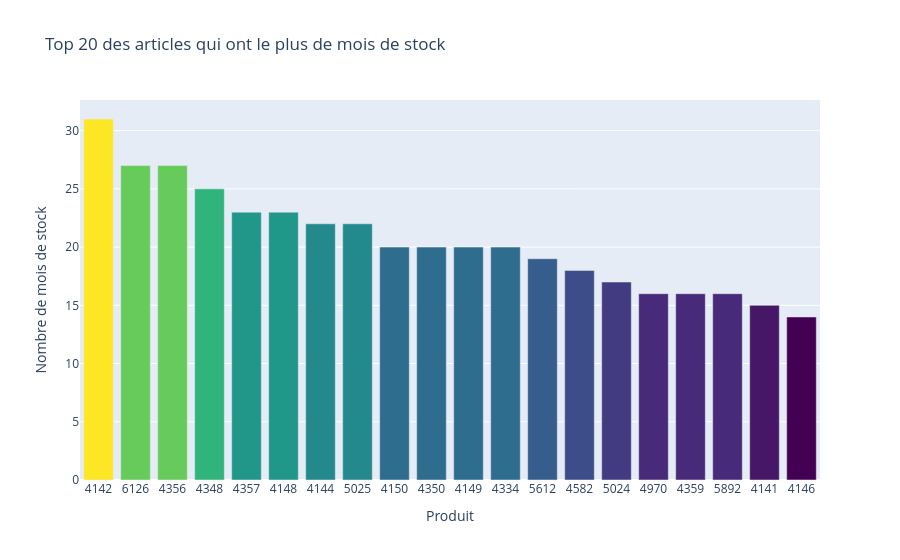

Notebook source saved alongside this figure:
### Markdown cell above
<div style="border: 1px solid RGB(51,165,182);" >
<h3 style="margin: auto; padding: 20px; color: RGB(51,165,182); ">Etape 5.3 - Analyse des stocks</h3>
</div>

### Code cell
######################################
# Calcule le nombre de mois de stock #
######################################

#Création de la colonne Rotation de stock
df_final["Prévision_stock"] = (
    df_final["stock_quantity"] / df_final["total_sales"]
).replace([np.inf, -np.inf], np.nan).fillna(0).apply(np.floor).astype(int)

#Effectuer le tri dans l'ordre décroissant du nombre de mois de stock dans le dataset df_merge
df_final = df_final.sort_values(by='Prévision_stock', ascending=False)

#Graphique en barre du top 20 des produits qui ont le plus de mois de stock
top_20_prevision = df_final[['product_type','post_title','product_id', 'Prévision_stock']].head(20)
fig = px.bar(top_20_prevision, 
             x='product_id', 
             y='Prévision_stock', 
             title='Top 20 des articles qui ont le plus de mois de stock',
             labels={'product_id': 'ID Produit', 'Prévision_stock': 'Nombre de mois de stock'},
             color='Prévision_stock', 
             color_continuous_scale='Viridis',
             hover_data=['post_title'])

fig.update_traces(
    hovertemplate="<b>ID Produit</b>: %{x}<br>" +
                  "<b>Nom de l'article</b>: %{customdata[0]}<extra></extra><br>" +
                  "<b>Nombre de mois de stock</b>: %{y:.f}<br>",
    customdata=top_20_CA[['post_title']])
    
# Afficher le graphique
fig.update_layout(
    xaxis_title='Produit',
    yaxis_title='Nombre de mois de stock',
    height=600,
    coloraxis_showscale=False
)

fig.show()

### Figure 1 — Plotly figure (JSON) as saved in the notebook; plotly's stock layout.template omitted (floating-point values rounded to 4 significant figures)
{"data": [{"alignmentgroup": "True", "customdata": [["Champagne Egly-Ouriet Grand Cru Millésimé 2008"], ["Coteaux Champenois Egly-Ouriet Ambonnay Rouge 2016"], ["Champagne Egly-Ouriet Grand Cru Brut Rosé"], ["Agnès Levet Côte Rôtie Améthyste 2017"], ["Domaine des Comtes Lafon Volnay 1er Cru Santenots du Milieu 2015"], ["Champagne Agrapart &amp; Fils Minéral Extra Brut Blanc de Blancs Grand Cru 2012"], ["Domaine des Comtes Lafon Volnay 1er Cru Santenots du Milieu 2013"], ["Camille Giroud Clos de Vougeot 2016"], ["Champagne Gosset Célébris Vintage 2007"], ["Champagne Agrapart &amp; Fils L'Avizoise Extra Brut Blanc de Blancs Grand Cru 2012"], ["David Duband Chambolle-Musigny 1er Cru Les Sentiers 2016"], ["Cognac Frapin Château de Fontpinot 1989 20 Ans d'Age"], ["Bernard Baudry Chinon Rouge La Croix Boissée 2017"], ["Champagne Larmandier-Bernier Grand Cru Vieilles Vignes du Levant 2008"], ["Champagne Larmandier-Bernier Grand Cru Les Chemins d'Avize 2011"], ["Domaine des Comtes Lafon Volnay 1er Cru Champans 2013"], ["Domaine Clerget Echezeaux Grand Cru En Orveaux 2015"], ["Champagne Egly-Ouriet Grand Cru Extra Brut V.P."], ["Château de Meursault Beaune-Grèves Les Trois Journaux 1er Cru 2015"], ["Cognac Frapin VIP XO"]], "hovertemplate": "<b>ID Produit</b>: %{x}<br><b>Nom de l'article</b>: %{customdata[0]}<extra></extra><br><b>Nombre de mois de stock</b>: %{y:.f}<br>", "legendgroup": "", "marker": {"color": [31, 27, 27, 25, 23, 23, 22, 22, 20, 20, 20, 20, 19, 18, 17, 16, 16, 16, 15, 14], "coloraxis": "coloraxis", "pattern": {"shape": ""}}, "name": "", "offsetgroup": "", "orientation": "v", "showlegend": false, "textposition": "auto", "type": "bar", "x": ["4142", "6126", "4356", "4348", "4357", "4148", "4144", "5025", "4150", "4350", "4149", "4334", "5612", "4582", "5024", "4970", "4359", "5892", "4141", "4146"], "xaxis": "x", "y": [31, 27, 27, 25, 23, 23, 22, 22, 20, 20, 20, 20, 19, 18, 17, 16, 16, 16, 15, 14], "yaxis": "y"}], "layout": {"autosize": true, "barmode": "relative", "coloraxis": {"colorbar": {"title": {"text": "Nombre de mois de stock"}}, "colorscale": [[0, "#440154"], [0.1111, "#482878"], [0.2222, "#3e4989"], [0.3333, "#31688e"], [0.4444, "#26828e"], [0.5556, "#1f9e89"], [0.6667, "#35b779"], [0.7778, "#6ece58"], [0.8889, "#b5de2b"], [1, "#fde725"]], "showscale": false}, "legend": {"tracegroupgap": 0}, "title": {"text": "Top 20 des articles qui ont le plus de mois de stock"}, "xaxis": {"anchor": "y", "autorange": true, "domain": [0, 1], "range": [-0.5, 19.5], "title": {"text": "Produit"}, "type": "category"}, "yaxis": {"anchor": "x", "autorange": true, "domain": [0, 1], "range": [0, 32.63], "title": {"text": "Nombre de mois de stock"}, "type": "linear"}}}
